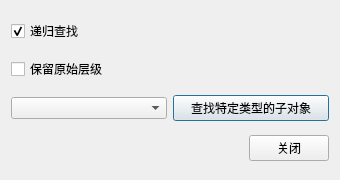
<?xml version="1.0" encoding="UTF-8"?>
<ui version="4.0">
 <class>AdvancedFind</class>
 <widget class="QDialog" name="AdvancedFindWindow">
  <property name="geometry">
   <rect>
    <x>0</x>
    <y>0</y>
    <width>340</width>
    <height>180</height>
   </rect>
  </property>
  <property name="minimumSize">
   <size>
    <width>340</width>
    <height>0</height>
   </size>
  </property>
  <property name="windowTitle">
   <string>高级查找</string>
  </property>
  <layout class="QVBoxLayout" name="verticalLayout">
   <item>
    <widget class="QCheckBox" name="cbxRecursiveFind">
     <property name="text">
      <string>递归查找</string>
     </property>
     <property name="checked">
      <bool>true</bool>
     </property>
    </widget>
   </item>
   <item>
    <widget class="QCheckBox" name="cbxKeepSelf">
     <property name="text">
      <string>保留原始层级</string>
     </property>
    </widget>
   </item>
   <item>
    <layout class="QHBoxLayout" name="layoutFindChildType">
     <item>
      <widget class="QComboBox" name="cbbFindChildType"/>
     </item>
     <item>
      <widget class="QPushButton" name="btnFindChildType">
       <property name="text">
        <string>查找特定类型的子对象</string>
       </property>
      </widget>
     </item>
    </layout>
   </item>
   <item>
    <layout class="QHBoxLayout" name="buttonRow">
     <item>
      <spacer name="buttonSpacer">
       <property name="orientation">
        <enum>Qt::Horizontal</enum>
       </property>
       <property name="sizeHint" stdset="0">
        <size>
         <width>40</width>
         <height>20</height>
        </size>
       </property>
      </spacer>
     </item>
     <item>
      <widget class="QPushButton" name="btnClose">
       <property name="text">
        <string>关闭</string>
       </property>
      </widget>
     </item>
    </layout>
   </item>
  </layout>
 </widget>
 <resources/>
 <connections/>
</ui>
